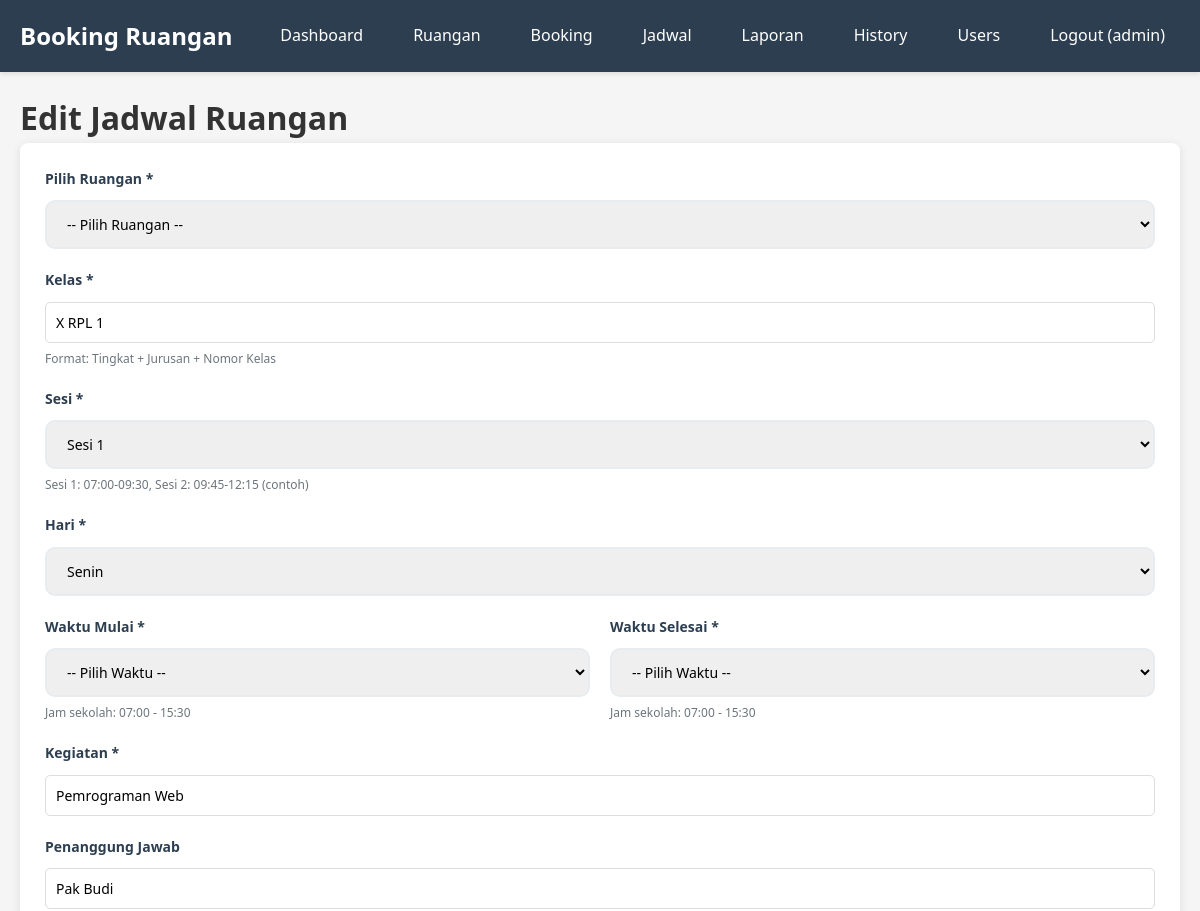
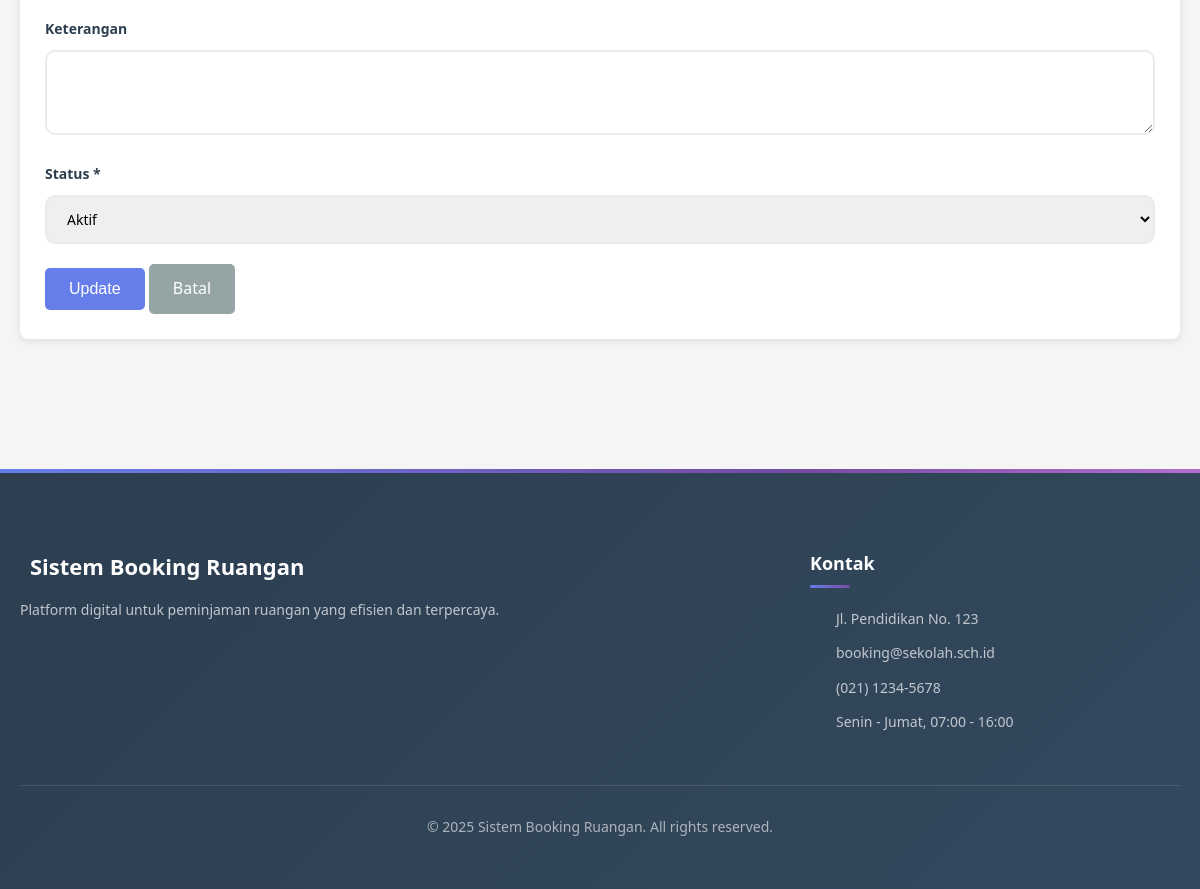
The page /admin/jadwal_edit.php?id=1 (signed in) on the database its author committed (2 pictures, top to bottom).
### tables this page shows
CREATE TABLE IF NOT EXISTS jadwal_ruangan (
    id INT AUTO_INCREMENT PRIMARY KEY,
    ruangan_id INT NOT NULL,
    kelas VARCHAR(50) NOT NULL,
    sesi ENUM('1', '2') NOT NULL,
    hari ENUM('Senin', 'Selasa', 'Rabu', 'Kamis', 'Jumat', 'Sabtu', 'Minggu') NOT NULL,
    waktu_mulai TIME NOT NULL,
    waktu_selesai TIME NOT NULL,
    kegiatan VARCHAR(200) NOT NULL,
    penanggung_jawab VARCHAR(100),
    keterangan TEXT,
    status ENUM('aktif', 'nonaktif') DEFAULT 'aktif',
    created_at TIMESTAMP DEFAULT CURRENT_TIMESTAMP,
    updated_at TIMESTAMP DEFAULT CURRENT_TIMESTAMP ON UPDATE CURRENT_TIMESTAMP,
    FOREIGN KEY (ruangan_id) REFERENCES ruangan(id) ON DELETE CASCADE,
    INDEX idx_ruangan_id (ruangan_id),
    INDEX idx_hari (hari),
    INDEX idx_status (status)
);

### config/functions.php (called while the page is built, shortened)
<?php
function clean_input($data) {
    global $conn;
    $data = trim($data);
    $data = stripslashes($data);
    $data = htmlspecialchars($data);
    $data = mysqli_real_escape_string($conn, $data);
    return $data;
}
?>

### admin/jadwal_edit.php (the view, shortened to what this page needs)
<?php
require_once '../config/database.php';
require_once '../config/functions.php';
$id = isset($_GET['id']) ? clean_input($_GET['id']) : 0;
$query = "SELECT * FROM jadwal_ruangan WHERE id = '$id'";
$result = mysqli_query($conn, $query);
$jadwal = mysqli_fetch_assoc($result);
?>
<!DOCTYPE html>
<html lang="id">
<head>
    <link rel="stylesheet" href="../assets/css/style.css">
</head>
<body>
    <?php include '../includes/navbar.php'; ?>
    <div class="container">
        <h1>Edit Jadwal Ruangan</h1>
        <div class="card">
            <form method="POST" action="">
                <div class="form-group">
                    <label>Pilih Ruangan *</label>
                    <select name="ruangan_id" required>
                        <option value="">-- Pilih Ruangan --</option>
                    </select>
                </div>
                <div class="form-group">
                    <label>Kelas *</label>
                    <input type="text" name="kelas" required placeholder="Contoh: X RPL 1, XI TKJ 2, XII MM 1" value="<?php echo htmlspecialchars($jadwal['kelas'] ?? ''); ?>">
                    <small class="form-text">Format: Tingkat + Jurusan + Nomor Kelas</small>
                </div>
                <div class="form-group">
                    <label>Sesi *</label>
                    <select name="sesi" required>
                        <option value="1" <?php echo (isset($jadwal['sesi']) && $jadwal['sesi'] == '1') ? 'selected' : ''; ?>>Sesi 1</option>
                    </select>
                    <small class="form-text">Sesi 1: 07:00-09:30, Sesi 2: 09:45-12:15 (contoh)</small>
                </div>
                <div class="form-group">
                    <label>Hari *</label>
                    <select name="hari" required>
                        <option value="Senin" <?php echo ($jadwal['hari'] == 'Senin') ? 'selected' : ''; ?>>Senin</option>
                    </select>
                </div>
                <div class="form-row">
                    <div class="form-group">
                        <label>Waktu Mulai *</label>
                        <select name="waktu_mulai" id="waktu_mulai" required>
                            <option value="">-- Pilih Waktu --</option>
                        </select>
                        <small class="form-text">Jam sekolah: 07:00 - 15:30</small>
                    </div>
                    <div class="form-group">
                        <label>Waktu Selesai *</label>
                        <select name="waktu_selesai" id="waktu_selesai" required>
                            <option value="">-- Pilih Waktu --</option>
                        </select>
                        <small class="form-text">Jam sekolah: 07:00 - 15:30</small>
                    </div>
                </div>
                <div class="form-group">
                    <label>Kegiatan *</label>
                    <input type="text" name="kegiatan" value="<?php echo $jadwal['kegiatan']; ?>" required>
                </div>
                <div class="form-group">
                    <label>Penanggung Jawab</label>
                    <input type="text" name="penanggung_jawab" value="<?php echo $jadwal['penanggung_jawab']; ?>">
                </div>
                <div class="form-group">
                    <label>Keterangan</label>
                    <textarea name="keterangan" rows="3"><?php echo $jadwal['keterangan']; ?></textarea>
                </div>
                <div class="form-group">
                    <label>Status *</label>
                    <select name="status" required>
                        <option value="aktif" <?php echo ($jadwal['status'] == 'aktif') ? 'selected' : ''; ?>>Aktif</option>
                    </select>
                </div>
                <button type="submit" class="btn btn-primary">Update</button>
                <a href="jadwal.php" class="btn btn-secondary">Batal</a>
            </form>
        </div>
    </div>
    <?php include '../includes/footer.php'; ?>
</body>
</html>

### rows shown on the page
jadwal_ruangan: kelas "X RPL 1", sesi "Sesi 1", hari "Senin", kegiatan "Pemrograman Web", penanggung_jawab "Pak Budi", status "Aktif"

### other values the page prints
$_SESSION['username'] "admin"
